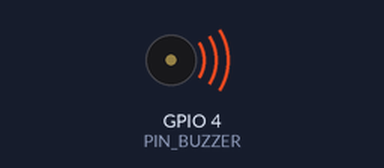
A sketch run on a simulated ESP32. On the bench: buzzer (waves = sounding). What the sketch prints to the serial monitor is not drawn.

Above: at 0.2 s.
At 6.9 s:
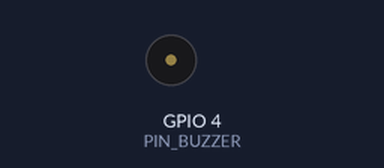
Timing chart, 0 to 9.0 s (numbered marks = the images above):
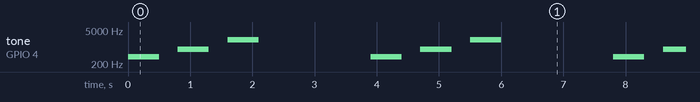

The sketch:

01_buzzer_test.ino
```cpp
/*
 * ============================================================
 *  测试 1 · 蜂鸣器验证
 * ------------------------------------------------------------
 *  目的：确认你买到的是「无源」蜂鸣器，并且能被 tone() 调音
 *  接线：VCC → 3.3V    GND → GND    I/O → GPIO 4
 *  预期：听到「低音 → 高音 → 更高音」三个明显不同的音
 * ============================================================
 */

const int PIN_BUZZER = 4;

// 低电平触发模块：HIGH = 三极管关断 = 不响
// 如果烧进去之后蜂鸣器一直响不停，把下面这行改成 LOW
#define BUZZER_OFF  HIGH

void setup() {
  Serial.begin(115200);
  pinMode(PIN_BUZZER, OUTPUT);
  digitalWrite(PIN_BUZZER, BUZZER_OFF);   // 先确保是关的
  Serial.println("\n=== 蜂鸣器测试开始 ===");
  Serial.println("应该听到三个明显不同的音高");
}

void loop() {
  Serial.println("400 Hz  (低)");
  tone(PIN_BUZZER, 400);
  delay(500);
  noTone(PIN_BUZZER);
  digitalWrite(PIN_BUZZER, BUZZER_OFF);
  delay(300);

  Serial.println("800 Hz  (高)");
  tone(PIN_BUZZER, 800);
  delay(500);
  noTone(PIN_BUZZER);
  digitalWrite(PIN_BUZZER, BUZZER_OFF);
  delay(300);

  Serial.println("2000 Hz (更高)");
  tone(PIN_BUZZER, 2000);
  delay(500);
  noTone(PIN_BUZZER);
  digitalWrite(PIN_BUZZER, BUZZER_OFF);
  delay(300);

  Serial.println("--- 一轮结束，1.5 秒后重来 ---\n");
  delay(1500);
}

/*
 * ============================================================
 *  结果判断
 * ------------------------------------------------------------
 *  ✅ 三个音高明显不同，中间有停顿
 *     → 买对了，是无源蜂鸣器，可以继续
 *
 *  ❌ 三个音完全一样
 *     → 买成有源蜂鸣器了，tone() 调不了频率
 *       可以继续用，但五档分级只能靠「节奏」区分，不能靠音高
 *
 *  ❌ 一直响不停
 *     → 极性搞反了，把 BUZZER_OFF 改成 LOW
 *
 *  ❌ 只有「嗒、嗒」的开关声，没有持续的音
 *     → 有源蜂鸣器 + 极性不对，先试改 LOW，还不行就是买错了
 *
 *  ❌ 完全不响
 *     → 先检查 I/O 是不是接到了 GPIO 4
 *       再检查 GND 有没有和 ESP32 共地
 *       最后把 2000Hz 换成 2700Hz 试试（有些蜂鸣器谐振点在 2.7k）
 * ============================================================
 */
```

Measured:
- by itself, tone on GPIO 4 (PIN_BUZZER): repeats every 3.9 s: silent 0.30 s, 800 Hz 0.50 s, silent 0.30 s, 2000 Hz 0.50 s, silent 1.8 s, 400 Hz 0.50 s
